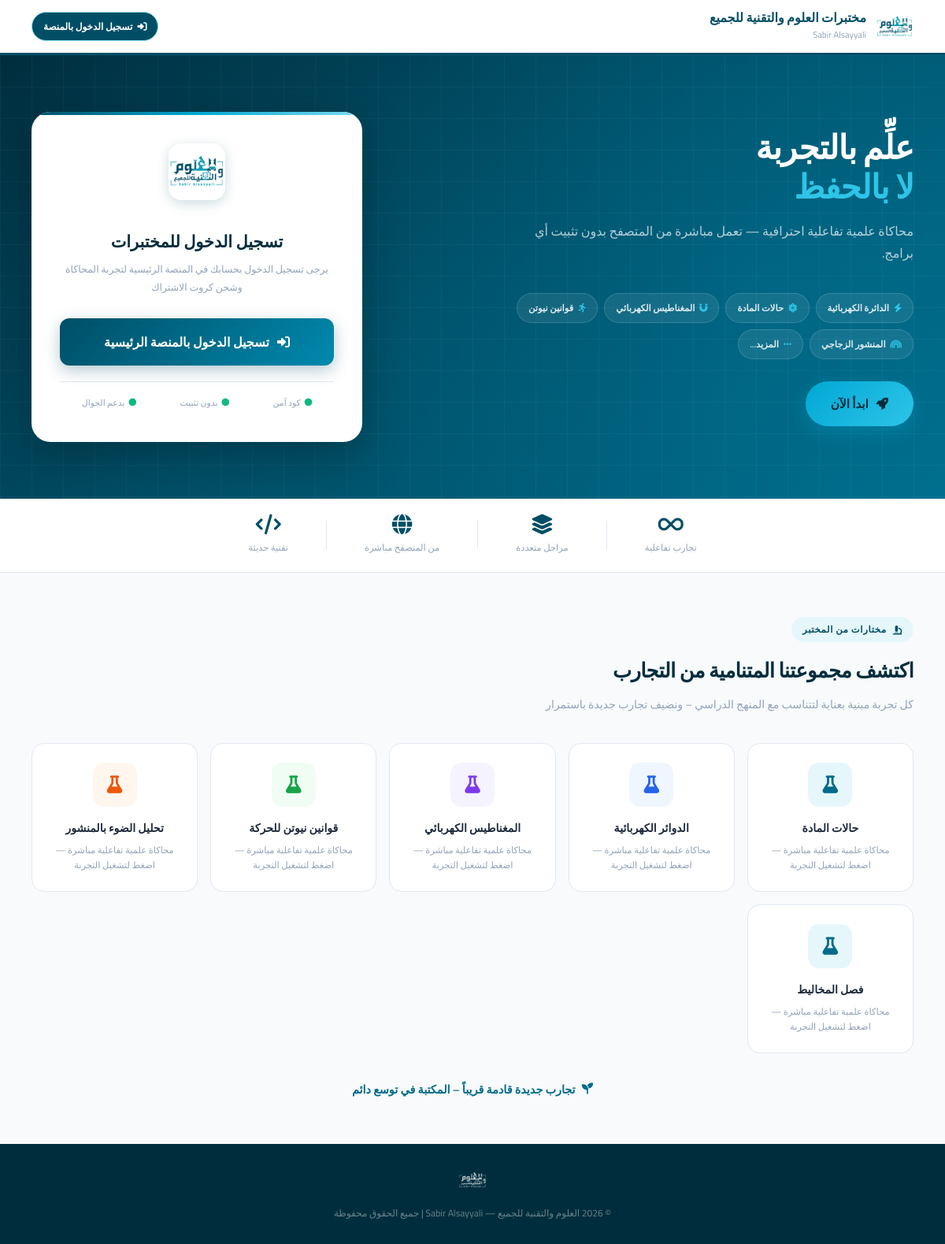
Before: / with the older database file.
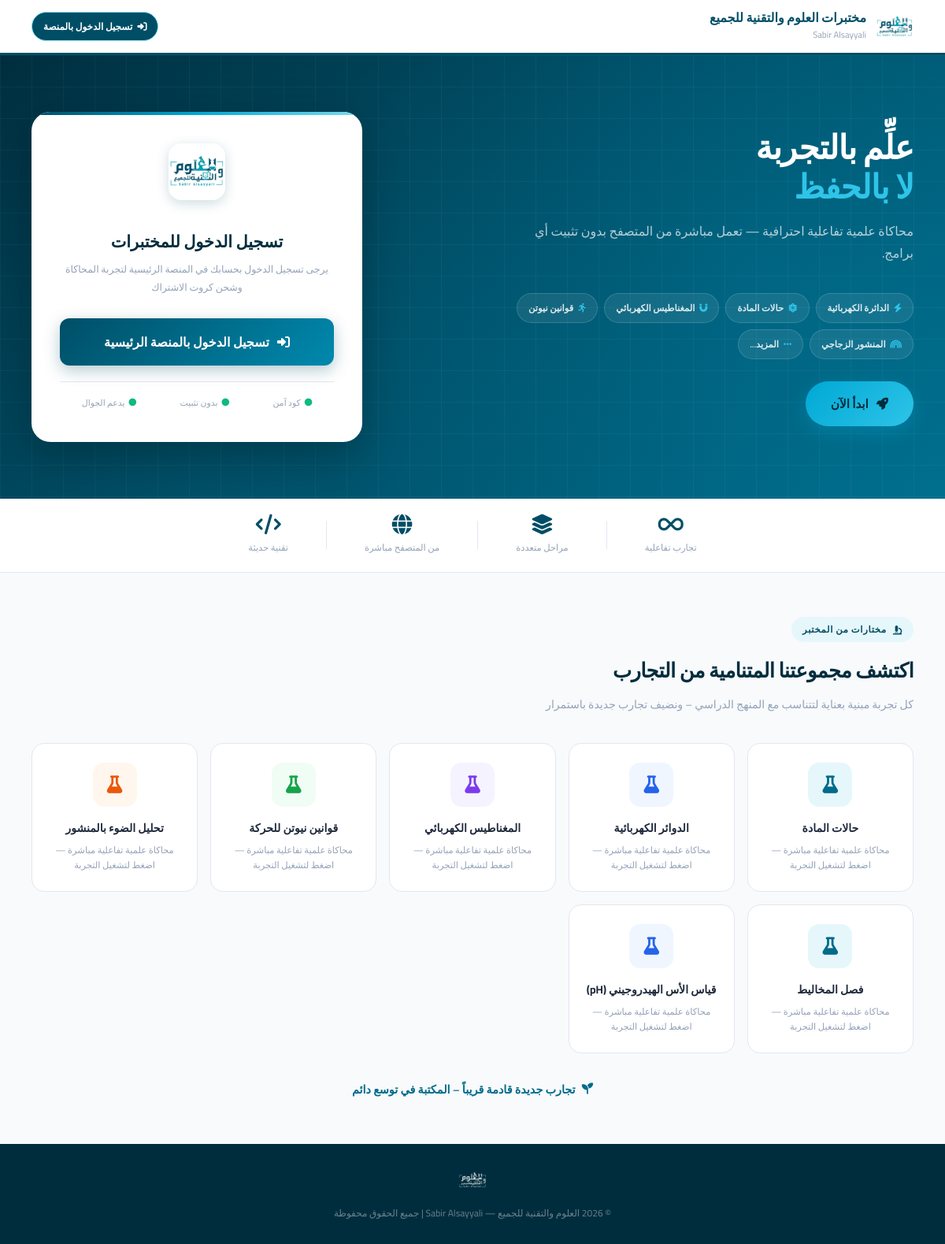
After: the same page with the newer database file.
### tables this page shows
CREATE TABLE IF NOT EXISTS `experiments` (
  `id` int(11) NOT NULL AUTO_INCREMENT,
  `code_name` varchar(50) NOT NULL,
  `title` varchar(100) NOT NULL,
  `page_url` varchar(100) NOT NULL,
  `image_url` varchar(255) DEFAULT NULL,
  `is_active` tinyint(4) DEFAULT 1,
  `created_at` timestamp NOT NULL DEFAULT current_timestamp(),
  PRIMARY KEY (`id`),
  UNIQUE KEY `code_name` (`code_name`)
);

### functions.php (called while the page is built, shortened)
<?php
require_once __DIR__ . '/config.php';
function getAllExperiments($active_only = false) {
    global $conn;
    $query = "SELECT * FROM experiments";
    $query .= " ORDER BY id ASC";
    $result = mysqli_query($conn, $query);
    return $result ? $result->fetch_all(MYSQLI_ASSOC) : [];
}

### index.php (the view, shortened to what this page needs)
<?php
require_once 'config.php';
require_once 'functions.php';
$user_id = $_SESSION['user_id'] ?? $_SESSION['user']['id'] ?? null;
$user_name = $_SESSION['user_name'] ?? $_SESSION['user']['name'] ?? 'المعلم';
$user_days_left = 0;
?>
<!DOCTYPE html>
<html lang="ar" dir="rtl">
<head>
    <link rel="stylesheet" href="https://cdnjs.cloudflare.com/ajax/libs/font-awesome/6.4.0/css/all.min.css">
</head>
<body>
<header class="site-header">
    <a href="index.php" class="header-logo">
        <img src="logo2.png" alt="العلوم والتقنية للجميع">
        <div class="header-brand">
            <div class="header-brand-name"> مختبرات العلوم والتقنية للجميع </div>
            <div class="header-brand-sub">Sabir Alsayyali</div>
        </div>
    </a>
    <div style="display: flex; align-items: center; gap: 10px; flex-wrap: wrap;">
        <?php if ($user_id): ?>
            <a href="my-experiments.php" class="header-badge" style="text-decoration: none; background: #dcfce7; color: #166534; border-color: #86efac;">
                <i class="fas fa-user-check"></i>
                <span>أهلاً بك أستاذ <?=htmlspecialchars($user_name)?></span>
            </a>
            <div class="header-badge" style="background: #fef3c7; color: #92400e; border-color: #fcd34d; font-weight: 800;">
                <i class="fas fa-clock"></i>
                <span>الرصيد: <strong><?=htmlspecialchars($user_days_left)?></strong> يوم</span>
            </div>
            <a href="#rechargeSection" class="header-badge" style="text-decoration: none; background: var(--teal-800); color: white; border-color: var(--teal-700);">
                <i class="fas fa-bolt"></i>
                <span>شحن رصيد</span>
            </a>
        <?php else: ?>
            <a href="https://sabir511-platform.vercel.app/auth/login" class="header-badge" style="text-decoration: none; background: var(--teal-800); color: white;">
                <i class="fas fa-sign-in-alt"></i>
                <span>تسجيل الدخول بالمنصة</span>
            </a>
        <?php endif; ?>
    </div>
</header>
<section class="hero">
    <div class="hero-inner">
        <div class="hero-content">
            <h1 class="hero-title">
                علِّم بالتجربة<br>
                <span>لا بالحفظ</span>
            </h1>
            <p class="hero-desc">
                محاكاة علمية تفاعلية احترافية — تعمل مباشرة من المتصفح بدون تثبيت أي برامج.
            </p>
            <div class="hero-pills">
                <div class="hpill"><i class="fas fa-bolt"></i> الدائرة الكهربائية</div>
                <div class="hpill"><i class="fas fa-atom"></i> حالات المادة</div>
                <div class="hpill"><i class="fas fa-magnet"></i> المغناطيس الكهربائي</div>
                <div class="hpill"><i class="fas fa-running"></i> قوانين نيوتن</div>
                <div class="hpill"><i class="fas fa-rainbow"></i> المنشور الزجاجي</div>
                <div class="hpill"><i class="fas fa-ellipsis"></i> المزيد...</div>
            </div>
            <button type="button" class="btn-start-now" onclick="openPackagesModal()">
                <i class="fas fa-rocket"></i>
                <span>ابدأ الآن</span>
            </button>
        </div>
        <div class="login-card" id="loginSection">
            <div class="card-logo-wrap">
                <img src="logo2.png" alt="logo">
            </div>
            <div class="card-title">تسجيل الدخول للمختبرات</div>
            <div class="card-sub">يرجى تسجيل الدخول بحسابك في المنصة الرئيسية لتجربة المحاكاة وشحن كروت الاشتراك</div>
            <div style="margin-top: 24px; text-align: center;">
                <a href="https://sabir511-platform.vercel.app/auth/login" class="btn-enter" style="text-decoration: none;">
                    <i class="fas fa-sign-in-alt"></i>
                    <span>تسجيل الدخول بالمنصة الرئيسية</span>
                </a>
            </div>
            <div class="card-footer">
                <div class="cfbadge"><i class="fas fa-circle"></i> كود آمن</div>
                <div class="cfbadge"><i class="fas fa-circle"></i> بدون تثبيت</div>
                <div class="cfbadge"><i class="fas fa-circle"></i> يدعم الجوال</div>
            </div>
        </div>
    </div>
</section>
<div class="stats-strip">
    <div class="stats-inner">
        <div class="stat-item">
            <div class="stat-num"><i class="fas fa-infinity"></i></div>
            <div class="stat-lbl">تجارب تفاعلية</div>
        </div>
        <div class="stat-item">
            <div class="stat-num"><i class="fas fa-layer-group"></i></div>
            <div class="stat-lbl">مراحل متعددة</div>
        </div>
        <div class="stat-item">
            <div class="stat-num"><i class="fas fa-globe"></i></div>
            <div class="stat-lbl">من المتصفح مباشرة</div>
        </div>
        <div class="stat-item">
            <div class="stat-num"><i class="fas fa-code"></i></div>
            <div class="stat-lbl">تقنية حديثة</div>
        </div>
    </div>
</div>
<section class="experiments">
    <div class="section-tag"><i class="fas fa-microscope"></i> مختارات من المختبر</div>
    <h2 class="section-title">اكتشف مجموعتنا المتنامية من التجارب</h2>
    <p class="section-desc">كل تجربة مبنية بعناية لتتناسب مع المنهج الدراسي – ونضيف تجارب جديدة باستمرار</p>
    <?php $all_db_exps = getAllExperiments(); ?>
    <div class="exp-grid">
        <?php
        $color_classes = ['icon-teal', 'icon-blue', 'icon-purple', 'icon-green', 'icon-orange'];
        $i = 0;
        foreach ($all_db_exps as $exp):
            $color_cls = $color_classes[$i % count($color_classes)];
            $i++;
        ?>
            <div class="exp-card" style="cursor: pointer;" onclick="location.href='<?=htmlspecialchars($user_id ? $exp['page_url'] : 'https://sabir511-platform.vercel.app/auth/login')?>'">
                <div class="exp-icon <?=$color_cls?>">
                    <?php if (!empty($exp['image_url'])): ?>
                        <img src="<?=htmlspecialchars($exp['image_url'])?>" alt="<?=htmlspecialchars($exp['title'])?>" style="width:100%; height:100%; object-fit:cover; border-radius:12px;">
                    <?php else: ?>
                        <i class="fas fa-flask"></i>
                    <?php endif; ?>
                </div>
                <div class="exp-name"><?=htmlspecialchars($exp['title'])?></div>
                <div class="exp-desc">محاكاة علمية تفاعلية مباشرة — اضغط لتشغيل التجربة</div>
            </div>
        <?php endforeach; ?>
    </div>
    <div class="expand-note">
        <i class="fas fa-seedling"></i> تجارب جديدة قادمة قريباً – المكتبة في توسع دائم
    </div>
</section>
<footer class="site-footer">
    <div class="footer-logo">
        <img src="logo2.png" alt="logo">
    </div>
    <div class="footer-text">© 2026 العلوم والتقنية للجميع — Sabir Alsayyali | جميع الحقوق محفوظة</div>
</footer>
</body>
</html>

Changed rows visible on the page:
added experiments: title "قياس الأس الهيدروجيني (pH)"
